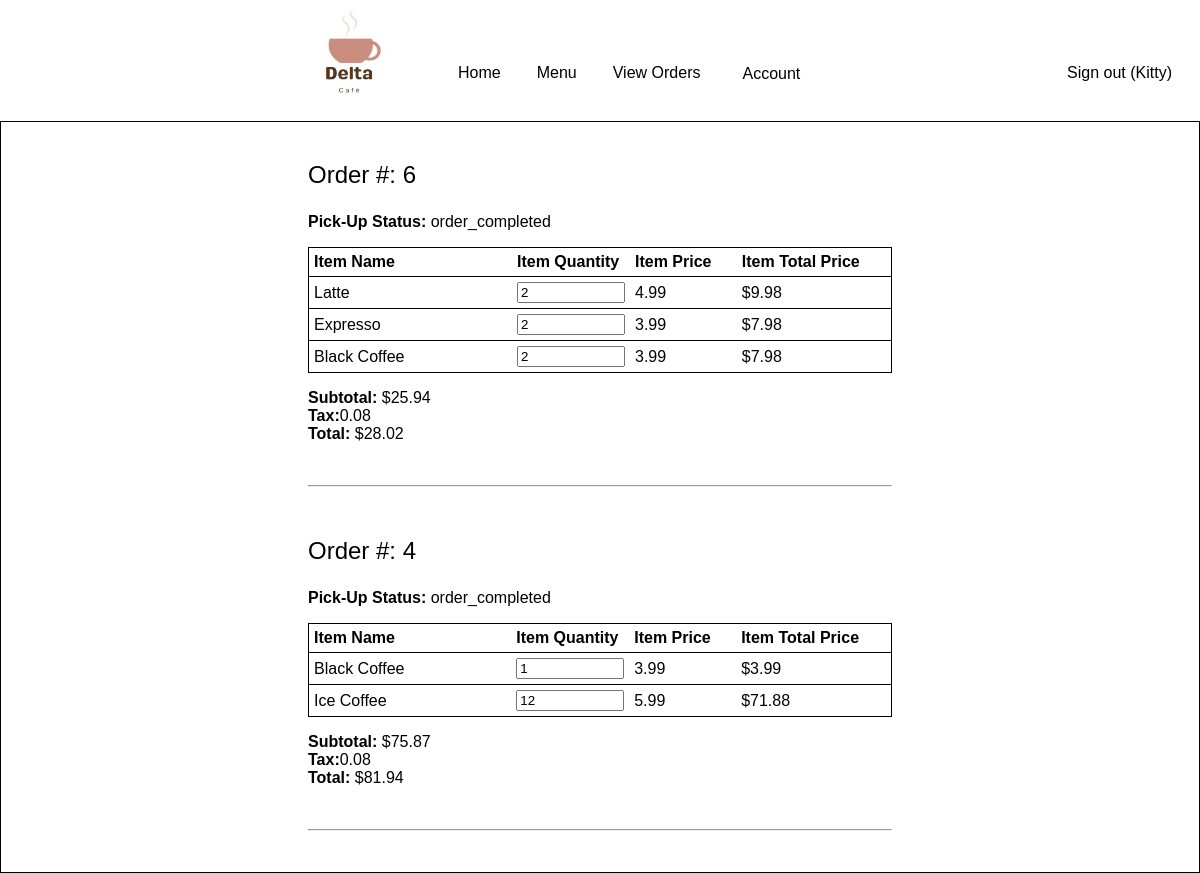
The app's page /viewOrders.php (signed in) with its own data.
### tables this page shows
CREATE TABLE `customer_orders` (
  `id` int(11) NOT NULL,
  `customer_id` int(11) NOT NULL,
  `status` enum('processing','order_placed','ready_for_pickup','order_completed') NOT NULL,
  `order_date` date DEFAULT current_timestamp()
);

CREATE TABLE `order_item_relations` (
  `id` int(11) NOT NULL,
  `order_id` int(11) NOT NULL,
  `item_id` int(11) NOT NULL,
  `quantity_ordered` int(11) NOT NULL
);

CREATE TABLE `available_items` (
  `id` int(11) NOT NULL,
  `name` varchar(32) NOT NULL,
  `description` varchar(1024) NOT NULL,
  `price` float NOT NULL,
  `stock` int(11) NOT NULL,
  `size` varchar(32) NOT NULL
);

### viewOrders.php (the view, shortened to what this page needs)
<?php
    global $user_id;
    global $conn;
    include("./header.php");
?>
<div class="container">
    <div class="left2">
    <?php
        $query = "CALL `select_customer_orders`(".$user_id.")";
        mysqli_multi_query($conn, $query) or die(mysqli_error($conn));
        $result = mysqli_store_result($conn);
        $order_count = mysqli_num_rows($result);
        $order_ids = [];
        while($row = mysqli_fetch_row($result)){
            $order_ids[] = $row[0];
        }
        if ($order_count == 0) {
            echo "<h3>No Orders in the system</h3>";
        } else {
            foreach($order_ids as $order_id){
                $query ="CALL `select_order_status`(".$order_id.");";
                mysqli_multi_query($conn, $query) or die(mysqli_error($conn));
                $result = mysqli_store_result($conn);
                $row = mysqli_fetch_row($result);
                $order_status = $row[0];
                echo "<p style='font-size:24px'>Order #: ".$order_id." </p>
                      <p><b>Pick-Up Status:</b> ".$order_status."</p>";
                echo "<table class ='myTable'>
                <tr>
                <th>Item Name</th>
                <th>Item Quantity</th>
                <th>Item Price</th>
                <th>Item Total Price</th>";
                echo "</tr>";
                $query = "CALL `select_order_info`(".$order_id.");";
                mysqli_multi_query($conn, $query) or die(mysqli_error($conn));
                $result = mysqli_store_result($conn);
                $total_price = 0.0;
                while($row = mysqli_fetch_row($result)){
                $formID = "userID" . $row[0];
                echo "<tr>
                <form id='".$formID."' action='./viewOrders.php' method='post'>
                <input type='hidden' id='hidden' name='hidden' value='".$row[0]. "' >
                    <td style='width: 200px;'>".$row[1]."</td>
                    <td><input  style='width: 100px;' min='1' max='50' type='number' id='qty' name='qty' value= '".$row[2]. "' ></td>
                    <td style='width: 100px;'>".$row[3]."</td>";
                    $total_item_price = $row[3] * $row[2];
                    echo "<td style='width: 150px;'>$".$total_item_price."</td>";
                    echo "</tr>";
                    $total_price += $total_item_price;
                    $tax = 0.08;
                    $total = $total_price * $tax;
                    $total2 = $total_price + $total;
                }
                echo "</table>";
                echo "<p><b>Subtotal:</b> $".$total_price."";
                echo "<br><b>Tax:</b>".$tax."";
                echo "<br><b>Total:</b> $".number_format($total2, 2, '.', '')."</p>";
                echo "<br><hr><br>";
            }
        }
    ?>
    </div>
</div>
<?php
    include("./footer.php");
?>

### header.php (shortened to what this page needs)
<!DOCTYPE html>
<html>
    <head>
        <link rel="stylesheet" href="DCSstyle.css">
    </head>
    <body>
        <?php
        global $user_id;
        if(isset($user_id)){
            $query = "SELECT role FROM users
                      WHERE id = $user_id";
            mysqli_multi_query($conn, $query) or die(mysqli_error($conn));
            $result = mysqli_store_result($conn);
            $user_role = mysqli_fetch_row($result)[0];
            echo '<img src="logo.jpg" id="logo" width= 100px height= 100px/>';
            $navbar_html = "<div class='navbar'>";
            switch($user_role){
                case "customer":
                    $navbar_html .= "
                        <a href='home.php'>Home</a>
                        <a href='orderNow.php'>Menu</a>
                        <a href='viewOrders.php'>View Orders</a>
                        <div class='dropdown'>
                            <button class='dropbtn'>
                            <a href=''>Account</a>
                            </button>
                        <div class='dropdown-content'>
                            <a href='editCustomerInfo.php'>Edit Account Info</a>
                            <a href='deleteCusAcc.php'>Delete Account</a>
                        </div>
                    </div>";
                    break;
            }
            $navbar_html .= "
                    <a href='logout.php' class='right'>
                        Sign out
                        (" . $_SESSION['username'] .
                        ")</a>
            </div>"
            ;
            echo $navbar_html;
        }
        ?>

### footer.php (shortened to what this page needs)
</body>
</html>

### DCSstyle.css (style rules this page uses)
body { font-family: Arial, Helvetica, sans-serif; margin: 0; }
.left2 { padding: 0 25% 0 25%; }
#logo { float: left; margin: 0px 0px 0px 300px; }
.navbar { overflow: hidden; width: 750px; position: center ; padding: 50px 0px 20px 40px; }
.navbar a { float: left; display: block; color: black; text-align: left; padding: 14px 18px; text-decoration: none; }
.navbar a.right { float: right; }
img { float: left; }
.container { border: 1px solid black; padding: 15px; text-align: left; }
table, th, td { border: 1px solid black; }
a { text-decoration: none; display: inline-block; padding: 8px 16px; }
.dropdown { float: left; overflow: hidden; }
.dropdown .dropbtn { font-size: 16px; border: none; outline: none; color: white; background-color: inherit; margin: 0; }
.myTable { border-collapse:collapse; color: black; }
.myTable th { color:black; }
.myTable td, .myTable th { padding:5px; border:0; }
.myTable td, .myTable th { border-bottom:1px solid black; }

### records on screen
customer_orders: status "order_completed"
order_item_relations: available_items.name "Latte", qty "2", row "4.99", total_item_price "9.98"
order_item_relations: available_items.name "Expresso", qty "2", row "3.99", total_item_price "7.98"
order_item_relations: available_items.name "Black Coffee", qty "2", row "3.99", total_item_price "7.98"
customer_orders: status "order_completed"
order_item_relations: available_items.name "Black Coffee", qty "1", row "3.99", total_item_price "3.99"
order_item_relations: available_items.name "Ice Coffee", qty "12", row "5.99", total_item_price "71.88"

### other values on screen
$_SESSION['username'] "Kitty"
$order_id "6"
$total_price "25.94"
$tax "0.08"
$total2 "28.02"
$order_id "4"
$total_price "75.87"
$total2 "81.94"
